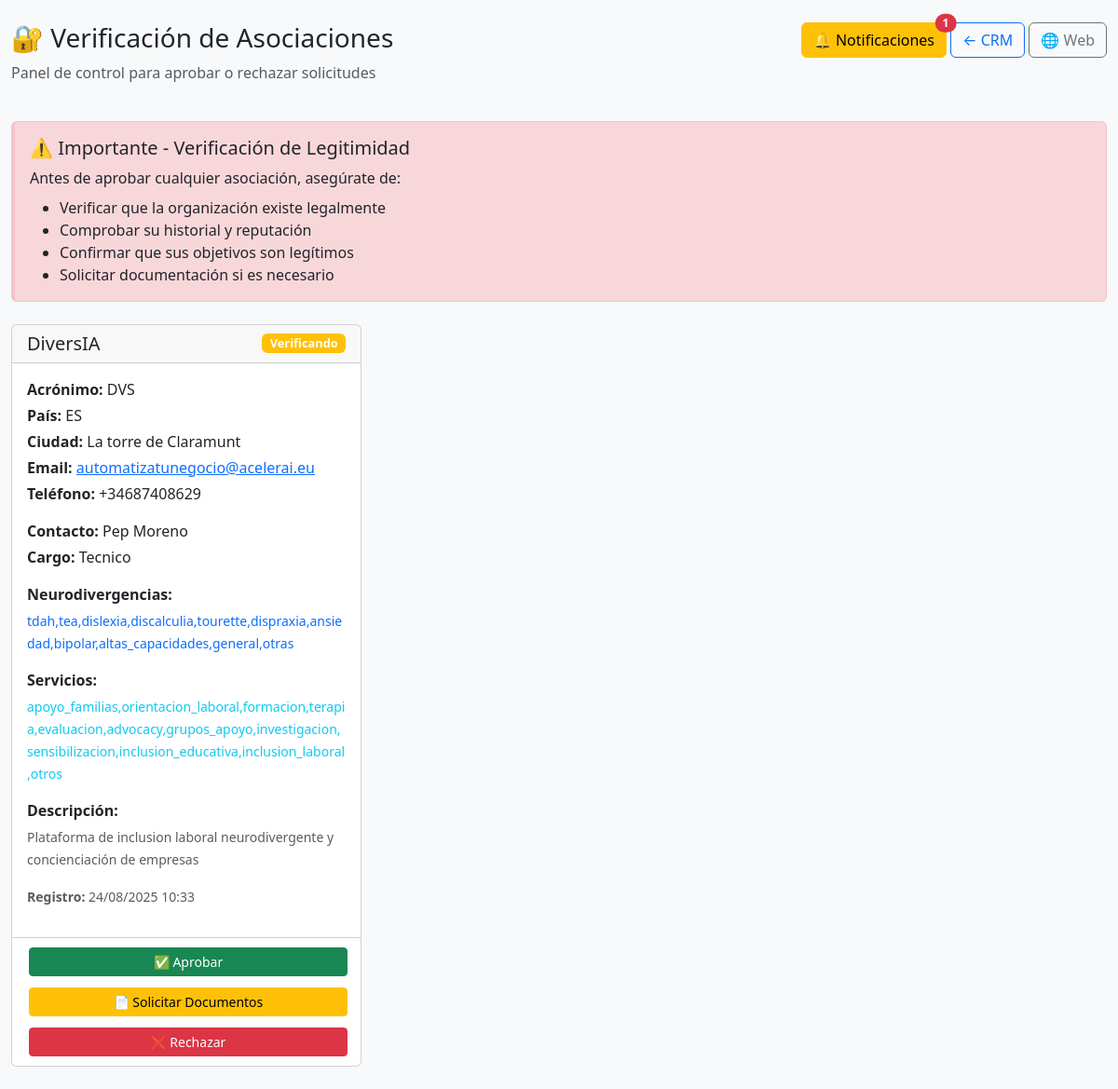
The page /admin/verificar-asociaciones (signed in) on the database as committed earlier.
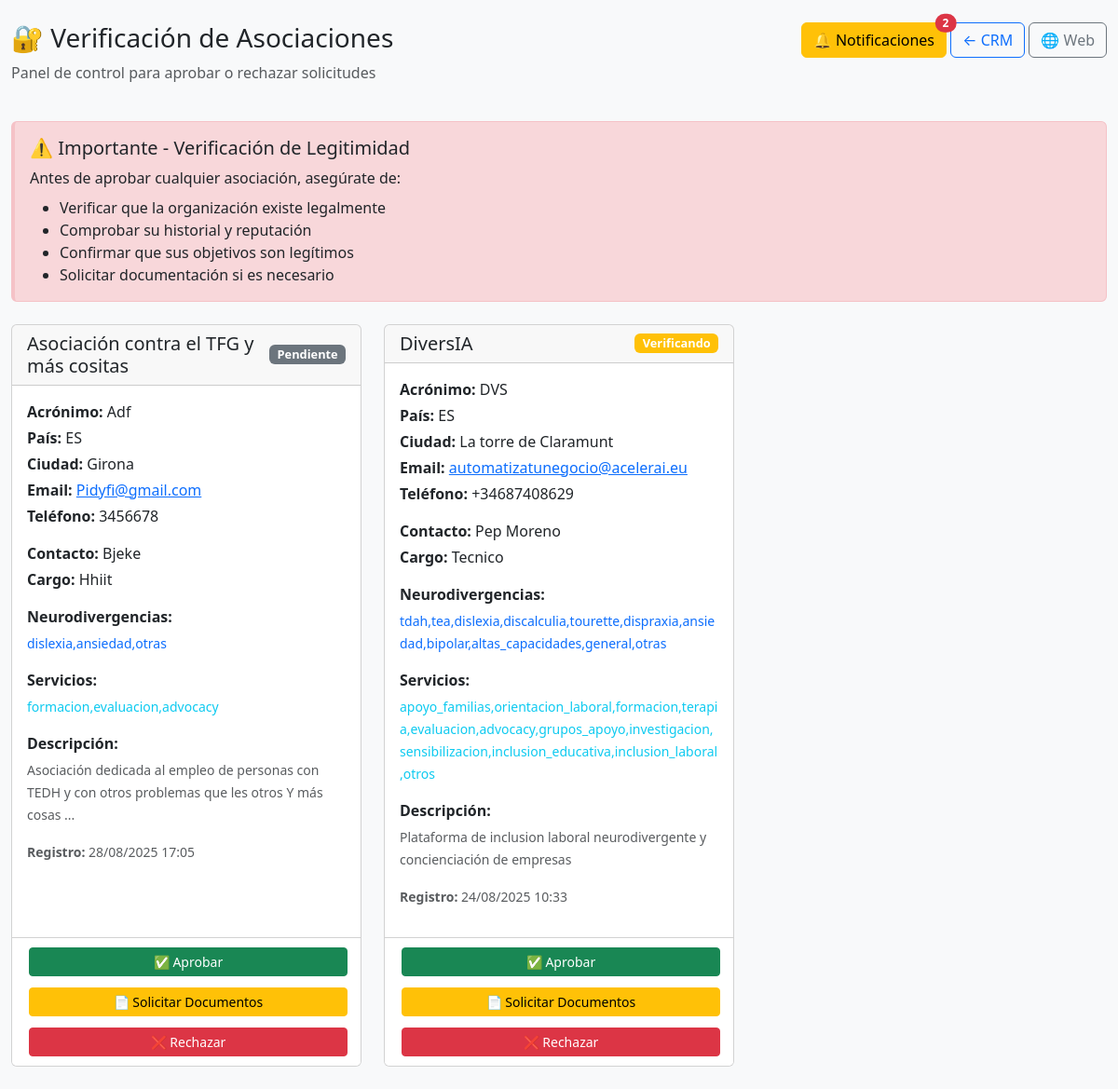
The same page on the database as committed later.
### models.py (models this page shows, shortened)
class Asociacion(db.Model):
    __tablename__ = 'asociaciones'
    id = db.Column(db.Integer, primary_key=True)
    nombre_asociacion = db.Column(db.String(200), nullable=False)
    acronimo = db.Column(db.String(20), nullable=True)
    pais = db.Column(db.String(10), nullable=False)
    otro_pais = db.Column(db.String(100), nullable=True)
    tipo_documento = db.Column(db.String(100), nullable=False)
    numero_documento = db.Column(db.String(50), nullable=False)
    descripcion_otro_documento = db.Column(db.Text, nullable=True)
    neurodivergencias_atendidas = db.Column(db.Text, nullable=True)
    servicios = db.Column(db.Text, nullable=True)
    certificaciones = db.Column(db.Text, nullable=True)
    ciudad = db.Column(db.String(100), nullable=False)
    direccion = db.Column(db.Text, nullable=True)
    telefono = db.Column(db.String(20), nullable=True)
    email = db.Column(db.String(120), nullable=False)
    sitio_web = db.Column(db.String(200), nullable=True)
    descripcion = db.Column(db.Text, nullable=True)
    años_funcionamiento = db.Column(db.Integer, nullable=True)
    numero_socios = db.Column(db.Integer, nullable=True)
    contacto_nombre = db.Column(db.String(150), nullable=True)
    contacto_cargo = db.Column(db.String(100), nullable=True)
    ip_solicitud = db.Column(db.String(45), nullable=True)
    user_agent = db.Column(db.String(500), nullable=True)
    estado = db.Column(db.String(20), default='pendiente')
    created_at = db.Column(db.DateTime, default=datetime.utcnow, index=True)
    updated_at = db.Column(db.DateTime, default=datetime.utcnow, onupdate=datetime.utcnow)

### routes_simple.py (the view)
@app.route('/admin/verificar-asociaciones')
def verificar_asociaciones():
    from flask import session, redirect
    if 'admin_ok' not in session or not session.get('admin_ok'):
        flash('Acceso restringido. Inicia sesión como administrador.', 'error')
        return redirect('/admin/login-new')
    from models import Asociacion, NotificationBackup
    asociaciones_pendientes = Asociacion.query.filter(
        Asociacion.estado.in_(['verificando_documentacion', 'pendiente', 'documentos_requeridos'])
    ).order_by(Asociacion.created_at.desc()).all()
    try:
        notifications = NotificationBackup.query.filter_by(
            tipo='asociacion_registro',
            estado='pendiente'
        ).all()
        for notification in notifications:
            notification.mark_as_read()
        if notifications:
            db.session.commit()
            print(f"✅ {len(notifications)} notificaciones marcadas como leídas")
    except Exception as e:
        print(f"⚠️ Error marcando notificaciones: {e}")
    notificaciones_pendientes = NotificationBackup.query.filter_by(
        tipo='asociacion_registro',
        estado='pendiente'
    ).count()
    return render_template('admin/verificar-asociaciones.html',
                         asociaciones=asociaciones_pendientes,
                         notificaciones_pendientes=notificaciones_pendientes)

### app.py (called while the page is built)
@app.after_request
def after_request(response):
    response.headers['X-Content-Type-Options'] = 'nosniff'
    response.headers['X-Frame-Options'] = 'DENY'
    response.headers['X-XSS-Protection'] = '1; mode=block'
    response.headers['Content-Security-Policy'] = "default-src 'self' 'unsafe-inline' 'unsafe-eval' https://cdn.jsdelivr.net https://cdnjs.cloudflare.com; img-src 'self' data: https:;"
    return response

### models.py (called while the page is built)
    def mark_as_read(self):
        self.estado = 'leido'
        self.read_at = datetime.utcnow()

### templates/admin/verificar-asociaciones.html (shortened to what this page needs)
<!DOCTYPE html>
<html lang="es">
<head>
    <link href="https://cdn.jsdelivr.net/npm/bootstrap@5.3.0/dist/css/bootstrap.min.css" rel="stylesheet">
</head>
<body class="bg-light">
    <div class="container-fluid mt-4">
        <div class="row mb-4">
            <div class="col-md-8">
                <h1 class="h3">🔐 Verificación de Asociaciones</h1>
                <p class="text-muted">Panel de control para aprobar o rechazar solicitudes</p>
            </div>
            <div class="col-md-4 text-end">
                <a href="/admin/notificaciones-pendientes" class="btn btn-warning position-relative">
                    🔔 Notificaciones
                    {% if notificaciones_pendientes > 0 %}
                        <span class="position-absolute top-0 start-100 translate-middle badge rounded-pill bg-danger">
                            {{ notificaciones_pendientes }}
                        </span>
                    {% endif %}
                </a>
                <a href="/crm-minimal" class="btn btn-outline-primary">← CRM</a>
                <a href="/" class="btn btn-outline-secondary" target="_blank">🌐 Web</a>
            </div>
        </div>
        <div class="alert alert-security mb-4">
            <h5 class="alert-heading">⚠️ Importante - Verificación de Legitimidad</h5>
            <p class="mb-2">Antes de aprobar cualquier asociación, asegúrate de:</p>
            <ul class="mb-0">
                <li>Verificar que la organización existe legalmente</li>
                <li>Comprobar su historial y reputación</li>
                <li>Confirmar que sus objetivos son legítimos</li>
                <li>Solicitar documentación si es necesario</li>
            </ul>
        </div>
        {% if asociaciones %}
            <div class="row">
                {% for asociacion in asociaciones %}
                <div class="col-md-6 col-lg-4 mb-4">
                    <div class="card card-asociacion h-100">
                        <div class="card-header d-flex justify-content-between align-items-center">
                            <h5 class="mb-0">{{ asociacion.nombre_asociacion }}</h5>
                            {% if asociacion.estado == 'verificando_documentacion' %}
                                <span class="badge bg-warning badge-estado">Verificando</span>
                            {% elif asociacion.estado == 'documentos_requeridos' %}
                                <span class="badge bg-info badge-estado">Docs Pendientes</span>
                            {% else %}
                                <span class="badge bg-secondary badge-estado">{{ asociacion.estado|title }}</span>
                            {% endif %}
                        </div>
                        <div class="card-body">
                            <div class="mb-3">
                                {% if asociacion.acronimo %}
                                    <p class="mb-1"><strong>Acrónimo:</strong> {{ asociacion.acronimo }}</p>
                                {% endif %}
                                <p class="mb-1"><strong>País:</strong> {{ asociacion.pais }}</p>
                                <p class="mb-1"><strong>Ciudad:</strong> {{ asociacion.ciudad }}</p>
                                <p class="mb-1"><strong>Email:</strong>
                                    <a href="mailto:{{ asociacion.email }}">{{ asociacion.email }}</a>
                                </p>
                                {% if asociacion.telefono %}
                                    <p class="mb-1"><strong>Teléfono:</strong> {{ asociacion.telefono }}</p>
                                {% endif %}
                            </div>
                            <div class="mb-3">
                                <p class="mb-1"><strong>Contacto:</strong> {{ asociacion.contacto_nombre }}</p>
                                {% if asociacion.contacto_cargo %}
                                    <p class="mb-1"><strong>Cargo:</strong> {{ asociacion.contacto_cargo }}</p>
                                {% endif %}
                            </div>
                            {% if asociacion.neurodivergencias_atendidas %}
                                <div class="mb-3">
                                    <p class="mb-1"><strong>Neurodivergencias:</strong></p>
                                    <small class="text-primary">{{ asociacion.neurodivergencias_atendidas }}</small>
                                </div>
                            {% endif %}
                            {% if asociacion.servicios %}
                                <div class="mb-3">
                                    <p class="mb-1"><strong>Servicios:</strong></p>
                                    <small class="text-info">{{ asociacion.servicios }}</small>
                                </div>
                            {% endif %}
                            {% if asociacion.descripcion %}
                                <div class="mb-3">
                                    <p class="mb-1"><strong>Descripción:</strong></p>
                                    <small class="text-muted">{{ asociacion.descripcion[:100] }}{% if asociacion.descripcion|length > 100 %}...{% endif %}</small>
                                </div>
                            {% endif %}
                            <div class="mb-3">
                                <small class="text-muted">
                                    <strong>Registro:</strong> {{ asociacion.created_at.strftime('%d/%m/%Y %H:%M') }}
                                </small>
                            </div>
                        </div>
                        <div class="card-footer bg-white">
                            <div class="d-grid gap-2">
                                <form action="/admin/asociacion/{{ asociacion.id }}/aprobar" method="POST"
                                      onsubmit="return confirm('¿Estás seguro de aprobar esta asociación?')" class="d-inline">
                                    <button type="submit" class="btn btn-success btn-sm w-100 btn-action">
                                        ✅ Aprobar
                                    </button>
                                </form>
                                {% if asociacion.estado != 'documentos_requeridos' %}
                                <form action="/admin/asociacion/{{ asociacion.id }}/solicitar-documentos" method="POST" class="d-inline">
                                    <button type="submit" class="btn btn-warning btn-sm w-100 btn-action">
                                        📄 Solicitar Documentos
                                    </button>
                                </form>
                                {% else %}
                                <button class="btn btn-outline-warning btn-sm w-100 btn-action" disabled>
                                    📄 Documentos Solicitados
                                </button>
                                {% endif %}
                                <button type="button" class="btn btn-danger btn-sm w-100 btn-action"
                                        onclick="rechazarAsociacion({{ asociacion.id }}, '{{ asociacion.nombre_asociacion }}')">
                                    ❌ Rechazar
                                </button>
                            </div>
                        </div>
                    </div>
                </div>
                {% endfor %}
            </div>
        {% endif %}
    </div>
</body>
</html>

### templates/admin/verificar-asociaciones.html (style rules this page uses)
.alert-security { border-left: 4px solid #dc3545; background: #f8d7da; border-color: #f5c2c7; }
.card-asociacion { transition: transform 0.2s; }
.badge-estado { font-size: 0.8rem; }
.btn-action { margin: 2px; }

Rows that differ between the two databases and show on the page:
added Asociacion: nombre_asociacion "Asociación contra el TFG y más cositas", estado "Pendiente", acronimo "Adf", pais "ES", ciudad "Girona", email "Pidyfi@gmail.com", telefono "3456678", contacto_nombre "Bjeke", contacto_cargo "Hhiit", neurodivergencias_atendidas "dislexia,ansiedad,otras", servicios "formacion,evaluacion,advocacy", descripcion "Asociación dedicada al empleo de personas con TEDH y con otros problemas que les otros Y más cosas", created_at "28/08/2025 17:05"
Other text that changed with them:
{{ notificaciones_pendientes }}: "1" → "2"
